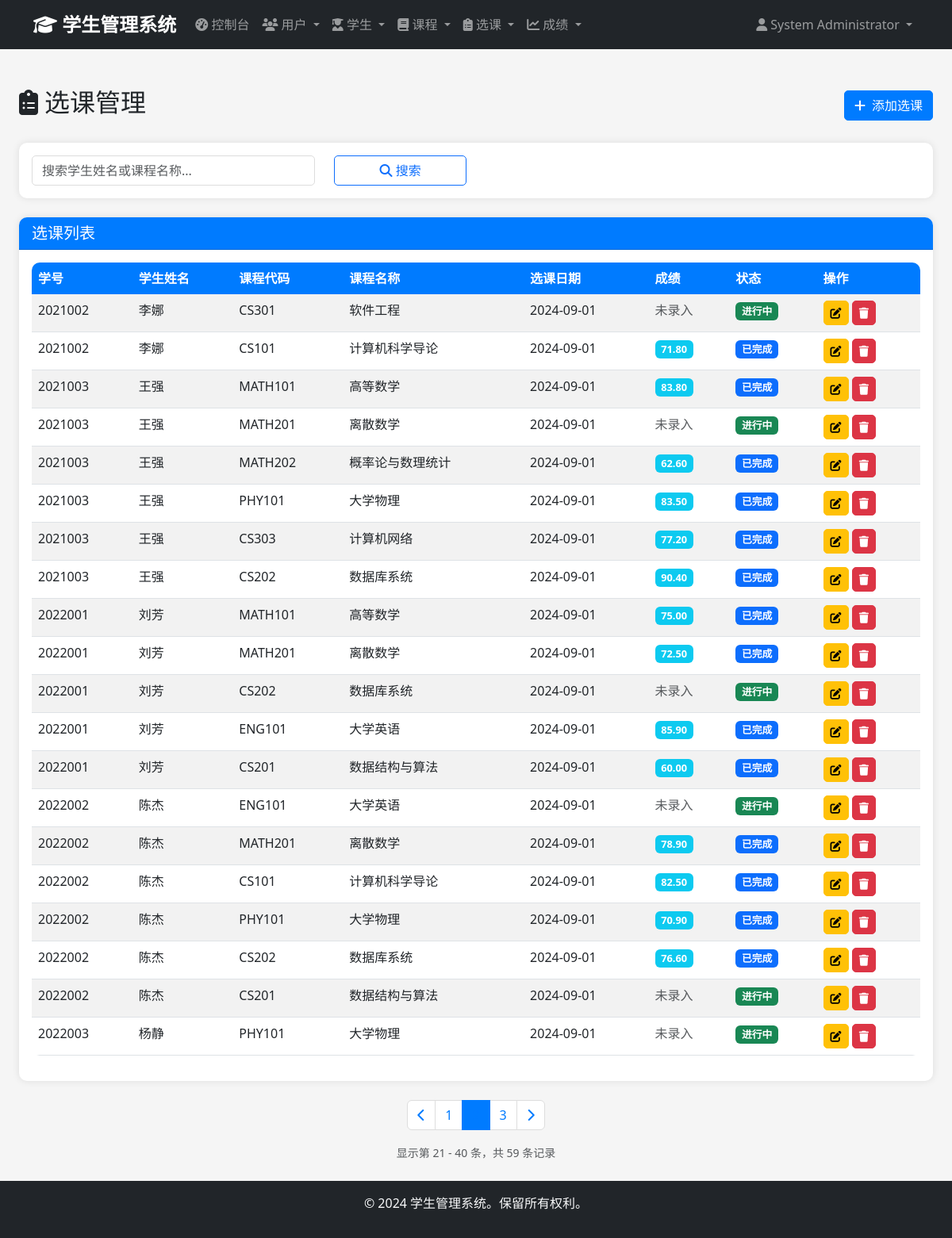
The page /admin/enrollments?page=2&search=&status= (signed in) on the database as committed earlier.
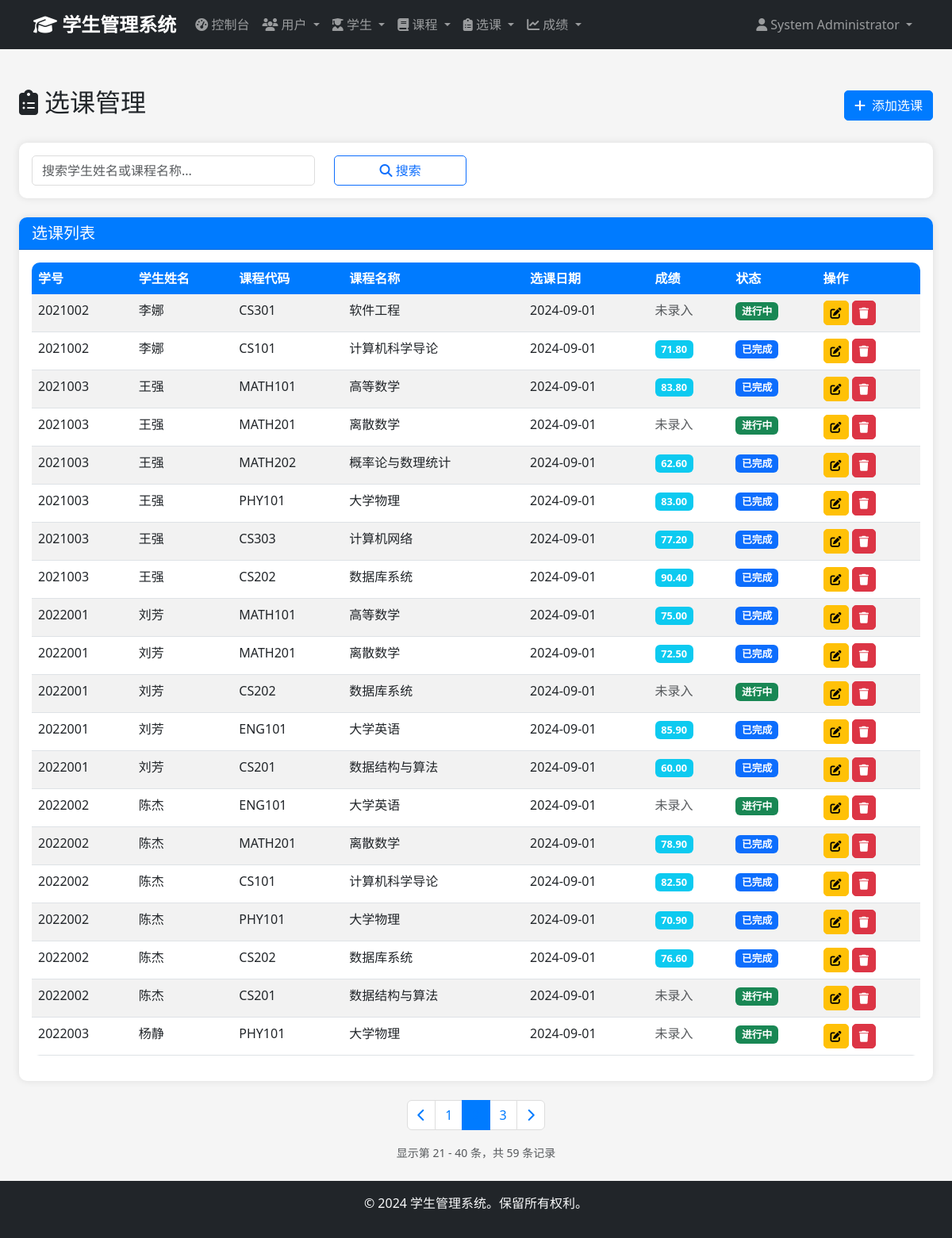
The same page on the database as committed later.
### app/models/enrollment.py (models this page shows, shortened)
class Enrollment(db.Model):
    __tablename__ = 'enrollments'
    id = db.Column(db.Integer, primary_key=True)
    student_id = db.Column(db.Integer, db.ForeignKey('students.id'), nullable=False)
    course_id = db.Column(db.Integer, db.ForeignKey('courses.id'), nullable=False)
    enrollment_date = db.Column(db.Date, nullable=False, default=date.today)
    status = db.Column(db.Enum('enrolled', 'completed', 'dropped', 'withdrawn', name='enrollment_status'),
                       default='enrolled')
    grade = db.Column(db.Numeric(5, 2))
    created_at = db.Column(db.DateTime, default=datetime.utcnow)
    updated_at = db.Column(db.DateTime, default=datetime.utcnow, onupdate=datetime.utcnow)
    __table_args__ = (db.UniqueConstraint('student_id', 'course_id', name='unique_enrollment'),)

### app/models/student.py (models this page shows, shortened)
class Student(db.Model):
    __tablename__ = 'students'
    id = db.Column(db.Integer, primary_key=True)
    student_id = db.Column(db.String(20), unique=True, nullable=False)
    first_name = db.Column(db.String(50), nullable=False)
    last_name = db.Column(db.String(50), nullable=False)
    birth_date = db.Column(db.Date)
    gender = db.Column(db.Enum('Male', 'Female', 'Other', name='gender'))
    email = db.Column(db.String(100), unique=True, nullable=False)
    phone = db.Column(db.String(20))
    address = db.Column(db.Text)
    major = db.Column(db.String(100))
    enrollment_year = db.Column(db.Integer)
    created_at = db.Column(db.DateTime, default=datetime.utcnow)
    updated_at = db.Column(db.DateTime, default=datetime.utcnow, onupdate=datetime.utcnow)
    enrollments = db.relationship('Enrollment', backref='student', lazy='dynamic', cascade='all, delete-orphan')

### app/models/course.py (models this page shows, shortened)
class Course(db.Model):
    __tablename__ = 'courses'
    id = db.Column(db.Integer, primary_key=True)
    course_code = db.Column(db.String(20), unique=True, nullable=False)
    course_name = db.Column(db.String(100), nullable=False)
    description = db.Column(db.Text)
    credits = db.Column(db.Integer, nullable=False, default=3)
    department = db.Column(db.String(100))
    instructor = db.Column(db.String(100))
    created_at = db.Column(db.DateTime, default=datetime.utcnow)
    updated_at = db.Column(db.DateTime, default=datetime.utcnow, onupdate=datetime.utcnow)
    enrollments = db.relationship('Enrollment', backref='course', lazy='dynamic', cascade='all, delete-orphan')

### app/views/admin.py (the view, shortened to what this page needs)
@admin_bp.route('/enrollments')
@login_required
@admin_required
def enrollments():
    page = request.args.get('page', 1, type=int)
    search = request.args.get('search', '')
    status_filter = request.args.get('status', '')
    query = Enrollment.query.join(Student).join(Course)
    if status_filter:
        query = query.filter(Enrollment.status == status_filter)
    enrollments = query.paginate(
        page=page,
        per_page=20,
        error_out=False
    )
    return render_template('admin/enrollments/index.html', enrollments=enrollments, search=search, status_filter=status_filter)

### app/models/user.py (called while the page is built)
    def is_admin(self):
        return self.role == 'admin'

### app/views/auth.py (called while the page is built)
def admin_required(f):
    @wraps(f)
    def decorated_function(*args, **kwargs):
        if not current_user.is_authenticated or not current_user.is_admin():
            flash('访问被拒绝。需要管理员权限。', 'error')
            return redirect(url_for('auth.login'))
        return f(*args, **kwargs)
    return decorated_function

### app/templates/admin/enrollments/index.html (shortened to what the changed rows need)
{% extends "base.html" %}
{% block content %}
<div class="container-fluid mt-4">
    <div class="d-flex justify-content-between align-items-center mb-4">
        <div class="d-flex align-items-center">
            <h2>
                <i class="fas fa-clipboard-list me-2"></i>选课管理
            </h2>
        </div>
    </div>
    <div class="card">
        <div class="card-body">
            {% if enrollments %}
            <div class="table-responsive">
                <table class="table table-striped">
                    <thead>
                        <tr>
                            <th>学号</th>
                            <th>学生姓名</th>
                            <th>课程代码</th>
                            <th>课程名称</th>
                            <th>选课日期</th>
                            <th>成绩</th>
                            <th>状态</th>
                            <th>操作</th>
                        </tr>
                    </thead>
                    <tbody>
                        {% for enrollment in enrollments %}
                        <tr>
                            <td>{{ enrollment.student.student_id }}</td>
                            <td>{{ enrollment.student.first_name }}{{ enrollment.student.last_name }}</td>
                            <td>{{ enrollment.course.course_code }}</td>
                            <td>{{ enrollment.course.course_name }}</td>
                            <td>{{ enrollment.enrollment_date.strftime('%Y-%m-%d') if enrollment.enrollment_date else '-' }}</td>
                            <td>
                                {% if enrollment.grade is not none %}
                                    <span class="badge bg-info">{{ enrollment.grade }}</span>
                                {% else %}
                                    <span class="text-muted">未录入</span>
                                {% endif %}
                            </td>
                            <td>
                                {% if enrollment.status == 'enrolled' %}
                                    <span class="badge bg-success">进行中</span>
                                {% elif enrollment.status == 'completed' %}
                                    <span class="badge bg-primary">已完成</span>
                                {% else %}
                                    <span class="badge bg-danger">已退课</span>
                                {% endif %}
                            </td>
                            <td>
                                <a href="{{ url_for('admin.edit_enrollment', enrollment_id=enrollment.id) }}"
                                   class="btn btn-sm btn-warning" title="编辑">
                                    <i class="fas fa-edit"></i>
                                </a>
                                <button type="button" class="btn btn-sm btn-danger delete-enrollment"
                                        data-id="{{ enrollment.id }}"
                                        data-student="{{ enrollment.student.first_name }}{{ enrollment.student.last_name }}"
                                        data-course="{{ enrollment.course.course_name }}" title="删除">
                                    <i class="fas fa-trash"></i>
                                </button>
                            </td>
                        </tr>
                        {% endfor %}
                    </tbody>
                </table>
            </div>
            {% endif %}
        </div>
    </div>
</div>
{% endblock %}

Rows that differ between the two databases and show on the page:
changed Enrollment (number 6 of 20 on the later page): grade "83.50" → "83.00"
